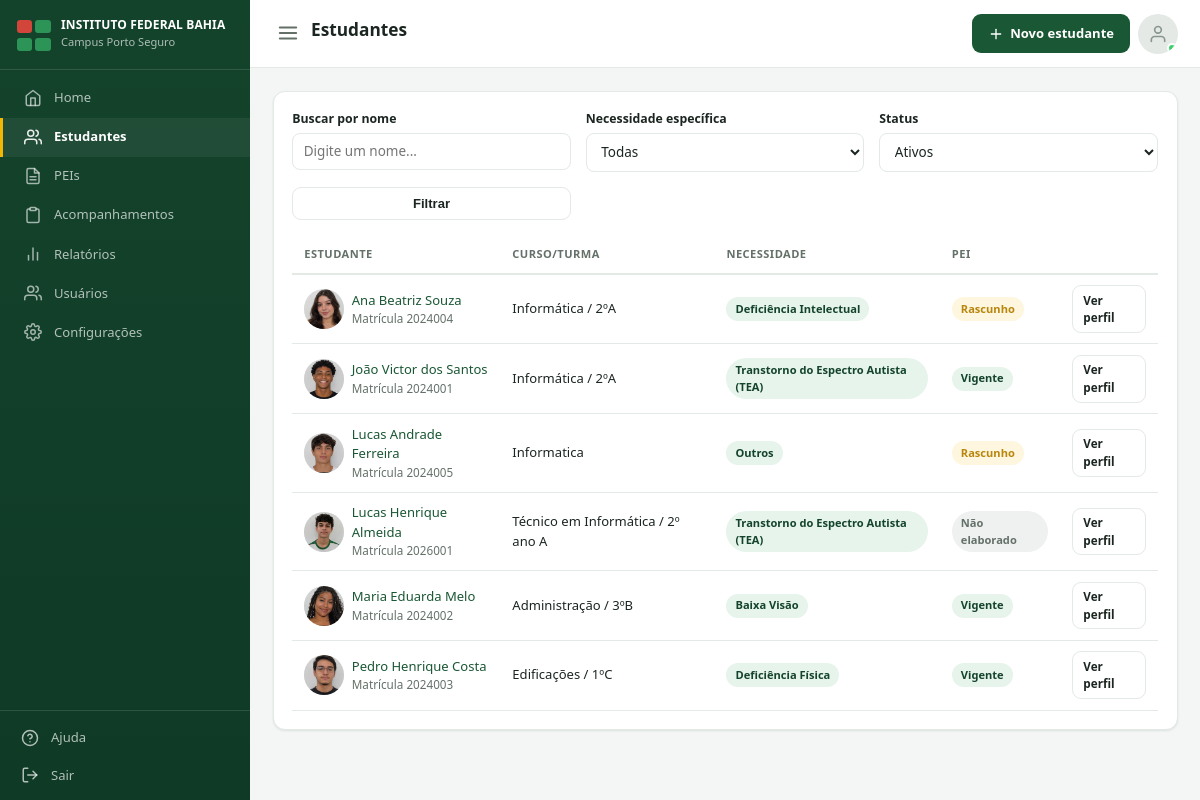
/estudantes/ (signed in), run on the app's committed database.
### estudantes/models.py (models this page shows, shortened)
class Estudante(models.Model):
    class Necessidade(models.TextChoices):
        DEFICIENCIA_INTELECTUAL = 'deficiencia_intelectual', 'Deficiência Intelectual'
        DEFICIENCIA_FISICA = 'deficiencia_fisica', 'Deficiência Física'
        BAIXA_VISAO = 'baixa_visao', 'Baixa Visão'
        CEGUEIRA = 'cegueira', 'Cegueira'
        SURDEZ = 'surdez', 'Surdez/Deficiência Auditiva'
        TEA = 'tea', 'Transtorno do Espectro Autista (TEA)'
        TDAH = 'tdah', 'TDAH'
        ALTAS_HABILIDADES = 'altas_habilidades', 'Altas Habilidades/Superdotação'
        OUTROS = 'outros', 'Outros'
    nome_completo = models.CharField('Nome completo', max_length=150)
    data_nascimento = models.DateField('Data de nascimento', null=True, blank=True)
    matricula = models.CharField('Matrícula', max_length=30, unique=True)
    curso = models.CharField('Curso', max_length=150, blank=True)
    turma = models.CharField('Turma', max_length=50, blank=True)
    campus = models.CharField('Campus', max_length=100, default='Porto Seguro')
    telefone = models.CharField('Telefone do estudante', max_length=20, blank=True)
    email = models.EmailField('E-mail do estudante', blank=True)
    responsavel_nome = models.CharField('Nome do responsável', max_length=150, blank=True)
    responsavel_telefone = models.CharField('Telefone do responsável', max_length=20, blank=True)
    foto = models.ImageField('Foto', upload_to='estudantes/fotos/', null=True, blank=True)
    necessidade_especifica = models.CharField(
        'Necessidade específica', max_length=30, choices=Necessidade.choices,
        default=Necessidade.OUTROS,
    )
    descricao_necessidade = models.TextField('Descrição da necessidade', blank=True)
    professor_responsavel = models.ForeignKey(
        settings.AUTH_USER_MODEL, on_delete=models.SET_NULL, null=True, blank=True,
        related_name='estudantes_responsavel', verbose_name='Professor(a) AEE responsável',
    )
    ativo = models.BooleanField('Ativo', default=True)
    criado_por = models.ForeignKey(
        settings.AUTH_USER_MODEL, on_delete=models.SET_NULL, null=True, blank=True,
        related_name='estudantes_cadastrados',
    )
    criado_em = models.DateTimeField(auto_now_add=True)
    atualizado_em = models.DateTimeField(auto_now=True)
    class Meta:
        verbose_name = 'Estudante'
        verbose_name_plural = 'Estudantes'
        ordering = ['nome_completo']

### pei/models.py (models this page shows, shortened)
class PEI(models.Model):
    class Status(models.TextChoices):
        RASCUNHO = 'rascunho', 'Rascunho'
        EM_ELABORACAO = 'em_elaboracao', 'Em elaboração'
        VIGENTE = 'vigente', 'Vigente'
        VENCIDO = 'vencido', 'Vencido'
        CONCLUIDO = 'concluido', 'Concluído'
    estudante = models.OneToOneField(
        'estudantes.Estudante', on_delete=models.CASCADE, related_name='pei',
    )
    status = models.CharField(max_length=20, choices=Status.choices, default=Status.RASCUNHO)
    data_elaboracao = models.DateField('Data de elaboração', default=timezone.localdate)
    data_validade = models.DateField('Válido até', null=True, blank=True)
    responsavel_elaboracao = models.ForeignKey(
        settings.AUTH_USER_MODEL, on_delete=models.SET_NULL, null=True, blank=True,
        related_name='peis_elaborados',
    )
    objetivos_gerais = models.TextField('Objetivos gerais do PEI', blank=True)
    observacoes_gerais = models.TextField('Observações gerais', blank=True)
    criado_em = models.DateTimeField(auto_now_add=True)
    atualizado_em = models.DateTimeField(auto_now=True)
    class Meta:
        verbose_name = 'PEI'
        verbose_name_plural = 'PEIs'
        ordering = ['-atualizado_em']

### estudantes/views.py (the view)
# urls.py: path('', views.estudante_list, name='list'),
@login_required
def estudante_list(request):
    estudantes = _visible_estudantes(request.user)
    necessidade = request.GET.get('necessidade')
    if necessidade:
        estudantes = estudantes.filter(necessidade_especifica=necessidade)
    busca = request.GET.get('q')
    if busca:
        estudantes = estudantes.filter(nome_completo__icontains=busca)
    status = request.GET.get('status', 'ativos')
    if status == 'ativos':
        estudantes = estudantes.filter(ativo=True)
    elif status == 'inativos':
        estudantes = estudantes.filter(ativo=False)
    return render(request, 'estudantes/estudante_list.html', {
        'estudantes': estudantes.select_related('pei'),
        'necessidades': Estudante.Necessidade.choices,
        'filtro_necessidade': necessidade or '',
        'filtro_status': status,
        'busca': busca or '',
    })

### accounts/models.py (called while the page is built)
    @property
    def is_coordenacao(self):
        return self.perfil == self.Perfil.COORDENACAO

### dashboard/templatetags/icons.py (called while the page is built)
@register.simple_tag
def icon(name, size=18, css_class=''):
    path = PATHS.get(name, '')
    extra = f' {css_class}' if css_class else ''
    return mark_safe(
        f'<svg xmlns="http://www.w3.org/2000/svg" width="{size}" height="{size}" viewBox="0 0 24 24" '
        f'fill="none" stroke="currentColor" stroke-width="2" stroke-linecap="round" '
        f'stroke-linejoin="round" class="icon-svg{extra}">{path}</svg>'
    )

### estudantes/views.py (called while the page is built)
def _visible_estudantes(user):
    qs = Estudante.objects.all()
    if user.is_coordenacao:
        return qs
    return qs.filter(professor_responsavel=user)

### templates/estudantes/estudante_list.html (shortened to what this page needs)
{% extends 'base.html' %}
{% load icons %}
{% block page_title %}Estudantes{% endblock %}
{% block topbar_actions %}
{% if user.is_coordenacao %}
<a href="{% url 'estudantes:create' %}" class="btn">{% icon 'plus' size=16 %} Novo estudante</a>
{% endif %}
{% endblock %}
{% block content %}
<div class="card">
  <form method="get" class="form-row" style="margin-bottom:1rem">
    <div class="form-group mb-0">
      <label>Buscar por nome</label>
      <input class="form-control" type="text" name="q" value="{{ busca }}" placeholder="Digite um nome...">
    </div>
    <div class="form-group mb-0">
      <label>Necessidade específica</label>
      <select class="form-control" name="necessidade">
        <option value="">Todas</option>
      </select>
    </div>
    <div class="form-group mb-0">
      <label>Status</label>
      <select class="form-control" name="status">
        <option value="ativos" {% if filtro_status == 'ativos' %}selected{% endif %}>Ativos</option>
      </select>
    </div>
    <div class="form-group mb-0" style="align-self:end">
      <button class="btn btn-outline btn-block" type="submit">Filtrar</button>
    </div>
  </form>
  <div class="table-wrap">
    <table class="data-table">
      <thead>
        <tr>
          <th>Estudante</th><th>Curso/Turma</th><th>Necessidade</th><th>PEI</th><th></th>
        </tr>
      </thead>
      <tbody>
        {% for estudante in estudantes %}
        <tr>
          <td>
            <a href="{% url 'estudantes:detail' estudante.pk %}" class="d-flex align-center gap-2">
              <div class="avatar">
                {% if estudante.foto %}<img src="{{ estudante.foto.url }}" alt="">{% else %}{{ estudante.nome_completo|slice:':1' }}{% endif %}
              </div>
              <span>{{ estudante.nome_completo }}<div class="text-muted" style="font-size:.78rem">Matrícula {{ estudante.matricula }}</div></span>
            </a>
          </td>
          <td>{{ estudante.curso|default:'—' }}{% if estudante.turma %} / {{ estudante.turma }}{% endif %}</td>
          <td><span class="badge">{{ estudante.get_necessidade_especifica_display }}</span></td>
          <td>
            {% if estudante.pei %}
              {% if estudante.pei.status == 'vigente' %}<span class="badge">Vigente</span>
              {% elif estudante.pei.status == 'vencido' %}<span class="badge badge-danger">Vencido</span>
              {% else %}<span class="badge badge-warning">{{ estudante.pei.get_status_display }}</span>{% endif %}
            {% else %}
              <span class="badge badge-muted">Não elaborado</span>
            {% endif %}
          </td>
          <td><a class="btn btn-sm btn-outline" href="{% url 'estudantes:detail' estudante.pk %}">Ver perfil</a></td>
        </tr>
        {% empty %}
        <tr><td colspan="5"><div class="empty-state">{% icon 'users' size=28 %}<div style="margin-top:.5rem">Nenhum estudante encontrado.</div></div></td></tr>
        {% endfor %}
      </tbody>
    </table>
  </div>
</div>
{% endblock %}

### static/css/style.css (style rules this page uses)
:root { --verde-900: #0f3a26; --verde-800: #14432b; --verde-700: #1a5734; --verde-600: #227a45; --verde-500: #2d9457; --verde-100: #e6f4ec; --verde-50: #f2faf5; --roxo: #7c6fe0; --amarelo: #f2b705; --azul: #3b82c4; --cinza-cat: #a2ada7; --bg: #f3f6f4; --card-bg: #ffffff; --text: #1c2621; --text-muted: #647169; --border: #e3e9e5; --danger: #d1453b; --danger-bg: #fbe9e7; --warning: #b8860b; --warning-bg: #fff6e0; --sucesso: #1a5734; --sucesso-bg: #e6f4ec; --radius: 12px; --shadow: 0 1px 2px rgba(15, 58, 38, 0.05), 0 1px 3px rgba(15, 58, 38, 0.05); --sidebar-w: 250px; --laranja: #d98a1f; --laranja-bg: #fdf1e0; }
* { box-sizing: border-box; }
.icon-svg { display: inline-block; vertical-align: middle; flex-shrink: 0; }
.btn .icon-svg, .quick-link .icon-svg, .topbar-profile .icon-svg { display: block; }
html, body { margin: 0; padding: 0; background: var(--bg); color: var(--text); font-family: "Segoe UI", Roboto, -apple-system, BlinkMacSystemFont, Arial, sans-serif; font-size: 15px; line-height: 1.5; }
a { color: var(--verde-700); text-decoration: none; }
.sidebar-nav a .icon-svg { flex-shrink: 0; opacity: .9; }
.card { background: var(--card-bg); border: 1px solid var(--border); border-radius: var(--radius); box-shadow: var(--shadow); padding: 1.25rem; }
.btn { display: inline-flex; align-items: center; gap: .4rem; padding: .55rem 1rem; border-radius: 9px; border: 1px solid transparent; font-size: .87rem; font-weight: 600; cursor: pointer; text-decoration: none; background: var(--verde-700); color: #fff; }
.btn-outline { background: transparent; border-color: var(--border); color: var(--text); }
.btn-sm { padding: .35rem .7rem; font-size: .78rem; }
.btn-block { width: 100%; justify-content: center; }
label { display: block; font-size: .82rem; font-weight: 600; margin-bottom: .3rem; color: var(--text); }
.form-control { width: 100%; padding: .55rem .7rem; border: 1px solid var(--border); border-radius: 8px; font-size: .9rem; background: #fff; color: var(--text); font-family: inherit; }
.form-row { display: grid; grid-template-columns: repeat(auto-fit, minmax(220px, 1fr)); gap: 1rem; }
.form-group { margin-bottom: 1rem; }
.table-wrap { overflow-x: auto; }
table.data-table { width: 100%; border-collapse: collapse; font-size: .87rem; }
.data-table th { text-align: left; padding: .7rem .8rem; border-bottom: 2px solid var(--border); color: var(--text-muted); font-size: .74rem; text-transform: uppercase; letter-spacing: .04em; }
.data-table td { padding: .7rem .8rem; border-bottom: 1px solid var(--border); vertical-align: middle; }
.badge { display: inline-flex; align-items: center; gap: .3rem; padding: .25rem .6rem; border-radius: 999px; font-size: .74rem; font-weight: 600; background: var(--verde-100); color: var(--verde-800); }
.badge-warning { background: var(--warning-bg); color: var(--warning); }
.badge-muted { background: #eef1ef; color: var(--text-muted); }
.avatar { width: 40px; height: 40px; border-radius: 50%; background: var(--verde-100); color: var(--verde-800); display: flex; align-items: center; justify-content: center; font-weight: 700; font-size: .9rem; flex-shrink: 0; overflow: hidden; }
.avatar img { width: 100%; height: 100%; object-fit: cover; }
.text-muted { color: var(--text-muted); }
.mb-0 { margin-bottom: 0; }
.d-flex { display: flex; }
.gap-2 { gap: .5rem; }
.align-center { align-items: center; }

### data on the page
Estudante: foto (picture), nome_completo "Ana Beatriz Souza", matricula "2024004", curso "Informática", turma "2ºA", necessidade_especifica "Deficiência Intelectual", pei.status "Rascunho"
Estudante: foto (picture), nome_completo "João Victor dos Santos", matricula "2024001", curso "Informática", turma "2ºA", necessidade_especifica "Transtorno do Espectro Autista (TEA)", shows "Vigente"
Estudante: foto (picture), nome_completo "Lucas Andrade Ferreira", matricula "2024005", curso "Informatica", necessidade_especifica "Outros", pei.status "Rascunho"
Estudante: foto (picture), nome_completo "Lucas Henrique Almeida", matricula "2026001", curso "Técnico em Informática", turma "2º ano A", necessidade_especifica "Transtorno do Espectro Autista (TEA)", shows "Não elaborado"
Estudante: foto (picture), nome_completo "Maria Eduarda Melo", matricula "2024002", curso "Administração", turma "3ºB", necessidade_especifica "Baixa Visão", shows "Vigente"
Estudante: foto (picture), nome_completo "Pedro Henrique Costa", matricula "2024003", curso "Edificações", turma "1ºC", necessidade_especifica "Deficiência Física", shows "Vigente"
